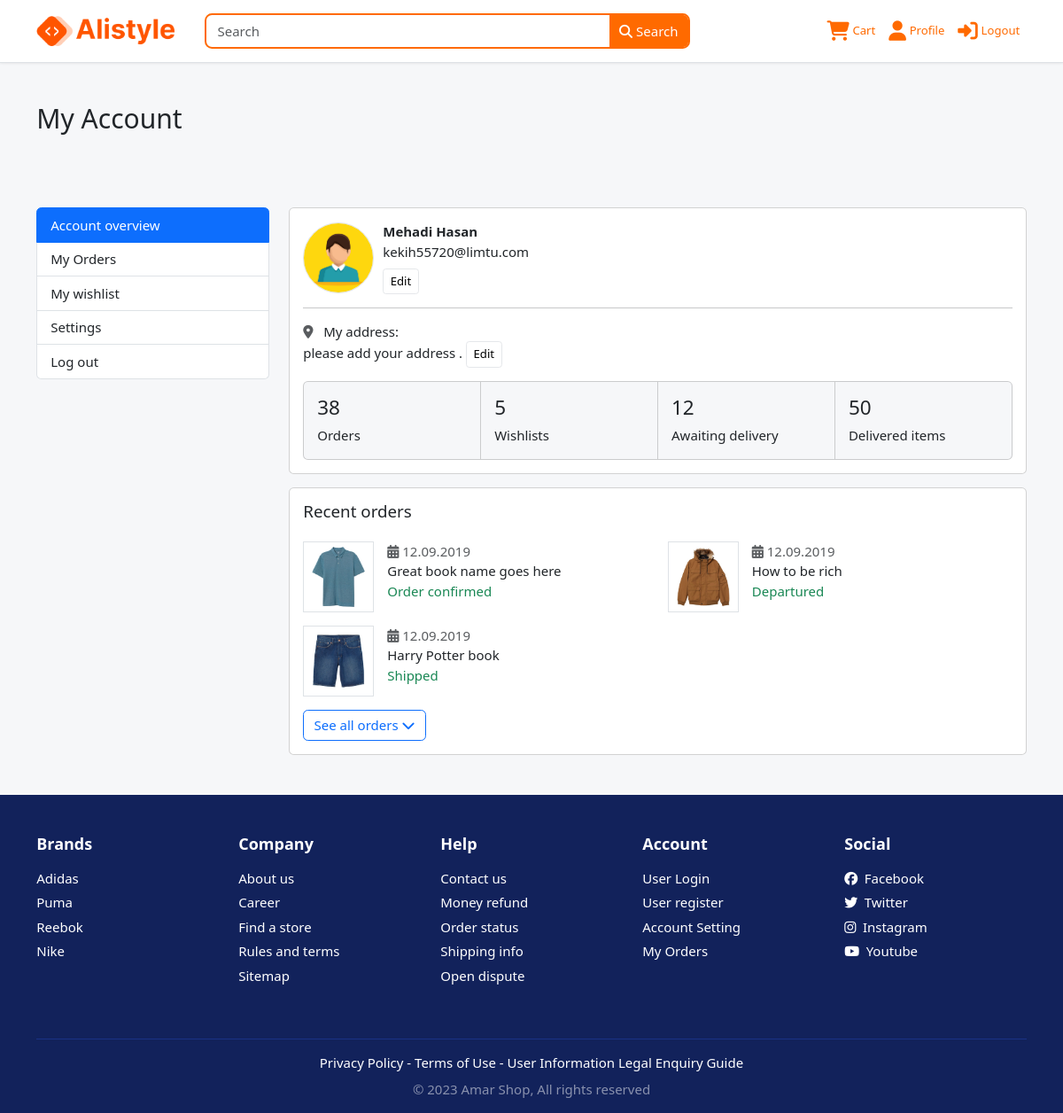
Before: /profile/ (signed in) with the older database file.
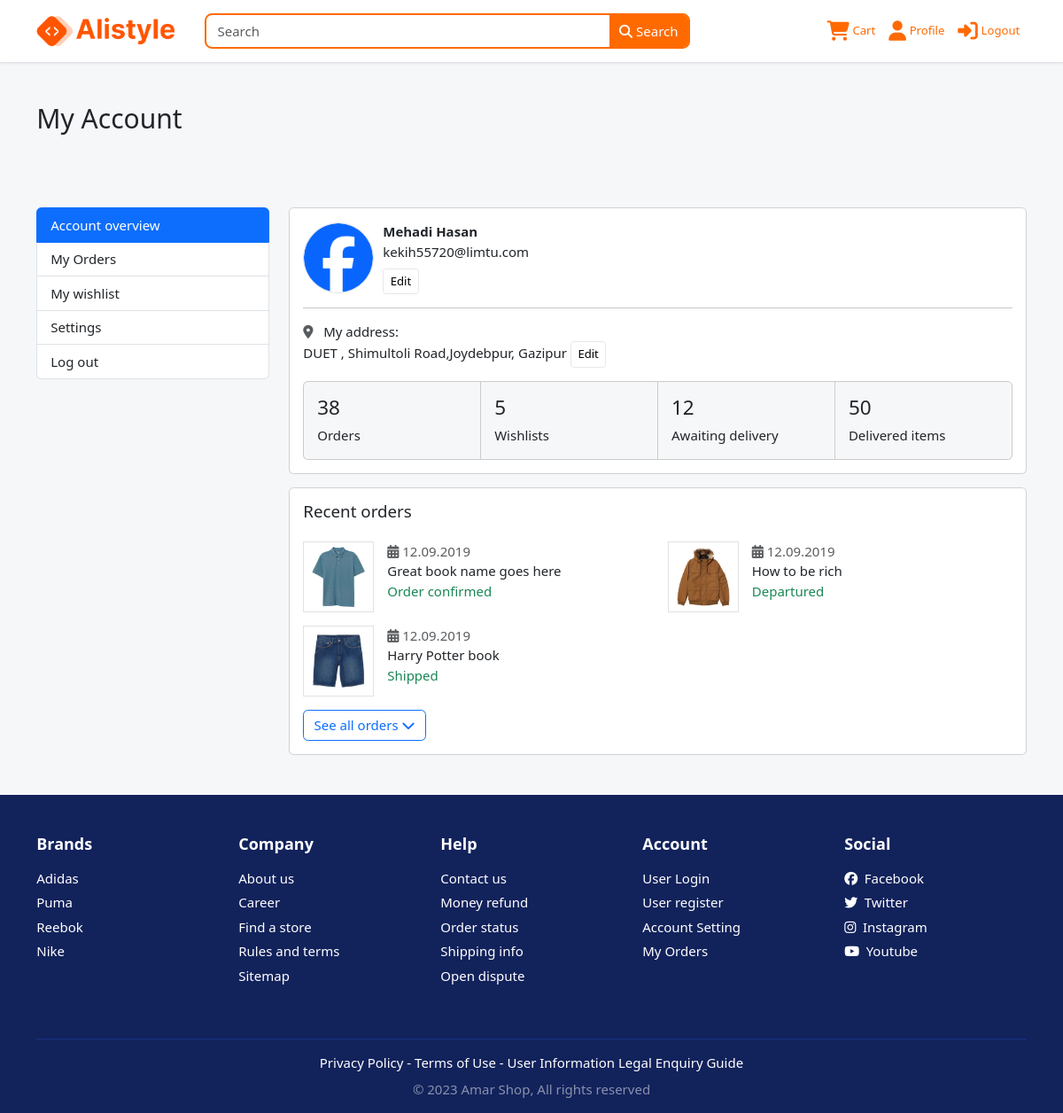
After: the same page with the newer database file.
### accounts/models.py (models this page shows, shortened)
class userProfile(models.Model):
    user = models.OneToOneField(User,on_delete=models.CASCADE,related_name="userProfile")
    city = models.CharField(blank=True,null=True,max_length=150)
    postcode = models.CharField(blank=True,null=True,max_length=150)
    gender = models.CharField(choices=choices,max_length=50,default='male')
    address_line_1 = models.TextField(blank=True,null=True)
    address_line_2 = models.TextField(blank=True,null=True)
    profile_picture = models.ImageField(upload_to='profile_picture/')

### profileApp/views.py (the view)
# urls.py: path('profile/', include('profileApp.urls')),
def profile(request):
    user = userProfile.objects.filter(user=request.user).first
    context = {
        "userProfile":user
    }
    return render(request,'profile/main.html',context)

### accounts/models.py (called while the page is built)
    def get_full_name(self):
        return self.first_name + " " + self.last_name

### templates/profile/main.html
{% extends "profile/profile_base.html" %}
{% load static %}
    {% block profileContent %}
	<main class="col-md-9">
		<article class="card mb-3">
			<div class="card-body">
				<figure class="icontext">
						<div class="icon">
                            {% if userProfile.profile_picture %}
							<img class="rounded-circle img-sm border" src="{{userProfile.profile_picture.url}}">
                            {% else %}
							    <img class="rounded-circle img-sm border" src="{% static "images/avatars/profile.png" %}">
                            {% endif %}
						</div>
						<div class="text">
							<strong> {{request.user.get_full_name}} </strong> <br>
							<p class="mb-2"> {{request.user.email}}  </p>
							<a href="{% url "settings" %}" class="btn btn-light btn-sm">Edit</a>
						</div>
				</figure>
				<hr>
				<p>
					<i class="fa fa-map-marker text-muted"></i> &nbsp; My address:
					 <br>
					{% if userProfile.address_line_1 %}
                        {{userProfile.address_line_1}}
                    {% else %}
                    please add your address .
                    {% endif %}
					<a href="{% url "settings" %}" class="btn btn-light btn-sm">Edit</a>
				</p>
				<article class="card-group card-stat">
					<figure class="card bg">
						<div class="p-3">
							 <h4 class="title">38</h4>
							<span>Orders</span>
						</div>
					</figure>
					<figure class="card bg">
						<div class="p-3">
							 <h4 class="title">5</h4>
							<span>Wishlists</span>
						</div>
					</figure>
					<figure class="card bg">
						<div class="p-3">
							 <h4 class="title">12</h4>
							<span>Awaiting delivery</span>
						</div>
					</figure>
					<figure class="card bg">
						<div class="p-3">
							 <h4 class="title">50</h4>
							<span>Delivered items</span>
						</div>
					</figure>
				</article>
			</div>
		</article>
		<article class="card  mb-3">
			<div class="card-body">
				<h5 class="card-title mb-4">Recent orders </h5>
				<div class="row">
				<div class="col-md-6">
					<figure class="itemside  mb-3">
						<div class="aside"><img src="images/items/1.jpg" class="border img-sm"></div>
						<figcaption class="info">
							<time class="text-muted"><i class="fa fa-calendar-alt"></i> 12.09.2019</time>
							<p>Great book name goes here </p>
							<span class="text-success">Order confirmed </span>
						</figcaption>
					</figure>
				</div>
				<div class="col-md-6">
					<figure class="itemside  mb-3">
						<div class="aside"><img src="images/items/2.jpg" class="border img-sm"></div>
						<figcaption class="info">
							<time class="text-muted"><i class="fa fa-calendar-alt"></i> 12.09.2019</time>
							<p>How to be rich</p>
							<span class="text-success">Departured</span>
						</figcaption>
					</figure>
				</div>
				<div class="col-md-6">
					<figure class="itemside mb-3">
						<div class="aside"><img src="images/items/3.jpg" class="border img-sm"></div>
						<figcaption class="info">
							<time class="text-muted"><i class="fa fa-calendar-alt"></i> 12.09.2019</time>
							<p>Harry Potter book </p>
							<span class="text-success">Shipped  </span>
						</figcaption>
					</figure>
				</div>
			</div>
			<a href="#" class="btn btn-outline-primary btn-block"> See all orders <i class="fa fa-chevron-down"></i>  </a>
			</div>
		</article>
	</main>
    {% endblock profileContent %}

Changed rows visible on the page:
added userProfile: profile_picture (picture), address_line_1 "DUET , Shimultoli Road,Joydebpur, Gazipur"
Other visible differences:
text no longer shown: "please add your address ."
